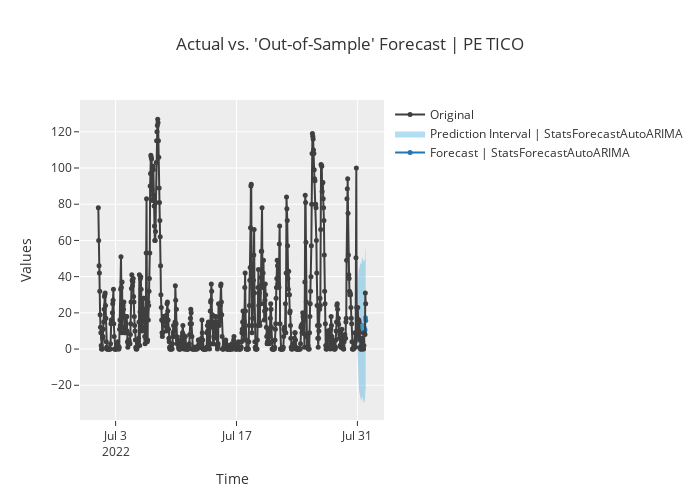

The notebook cell this image was saved under:
### Code cell
fig_kwargs={'renderer': 'jupyterlab', 'height': 500}
plot_model(model, fig_kwargs = fig_kwargs)

### Figure 1 — Plotly figure (JSON) as saved in the notebook; plotly's stock layout.template omitted (floating-point values rounded to 4 significant figures; data arrays with more than 128 entries replaced by an {"elided": "..."} marker saying what was removed)
{"data": [{"line": {"color": "#1f77b4"}, "marker": {"size": 5}, "mode": "lines+markers", "name": "Forecast | StatsForecastAutoARIMA", "showlegend": true, "type": "scatter", "x": ["2022-07-31T00:00:00", "2022-07-31T01:00:00", "2022-07-31T02:00:00", "2022-07-31T03:00:00", "2022-07-31T04:00:00", "2022-07-31T05:00:00", "2022-07-31T06:00:00", "2022-07-31T07:00:00", "2022-07-31T08:00:00", "2022-07-31T09:00:00", "2022-07-31T10:00:00", "2022-07-31T11:00:00", "2022-07-31T12:00:00", "2022-07-31T13:00:00", "2022-07-31T14:00:00", "2022-07-31T15:00:00", "2022-07-31T16:00:00", "2022-07-31T17:00:00", "2022-07-31T18:00:00", "2022-07-31T19:00:00", "2022-07-31T20:00:00", "2022-07-31T21:00:00", "2022-07-31T22:00:00", "2022-07-31T23:00:00"], "y": [17.09, 14.47, 15.4, 12.12, 12.24, 10.94, 11.01, 10.74, 10.74, 11.16, 9.974, 9.519, 11.42, 11.48, 13.19, 12.19, 11.44, 11.02, 9.134, 11.77, 10.21, 10.68, 17.31, 15.78]}, {"line": {"width": 0}, "marker": {"color": "#68BBE3"}, "mode": "lines", "name": "Lower Interval", "showlegend": false, "type": "scatter", "x": ["2022-07-31T00:00:00", "2022-07-31T01:00:00", "2022-07-31T02:00:00", "2022-07-31T03:00:00", "2022-07-31T04:00:00", "2022-07-31T05:00:00", "2022-07-31T06:00:00", "2022-07-31T07:00:00", "2022-07-31T08:00:00", "2022-07-31T09:00:00", "2022-07-31T10:00:00", "2022-07-31T11:00:00", "2022-07-31T12:00:00", "2022-07-31T13:00:00", "2022-07-31T14:00:00", "2022-07-31T15:00:00", "2022-07-31T16:00:00", "2022-07-31T17:00:00", "2022-07-31T18:00:00", "2022-07-31T19:00:00", "2022-07-31T20:00:00", "2022-07-31T21:00:00", "2022-07-31T22:00:00", "2022-07-31T23:00:00"], "y": [0.9043, -9.787, -12.74, -18.76, -20.65, -23.47, -24.55, -25.72, -26.42, -26.54, -28.15, -28.94, -27.3, -27.45, -25.91, -27.03, -27.88, -28.39, -30.34, -27.76, -29.36, -28.91, -22.31, -23.87]}, {"fill": "tonexty", "fillcolor": "rgba(104,187,227,0.5)", "line": {"width": 0}, "marker": {"color": "#68BBE3"}, "mode": "lines", "name": "Prediction Interval | StatsForecastAutoARIMA", "showlegend": true, "type": "scatter", "x": ["2022-07-31T00:00:00", "2022-07-31T01:00:00", "2022-07-31T02:00:00", "2022-07-31T03:00:00", "2022-07-31T04:00:00", "2022-07-31T05:00:00", "2022-07-31T06:00:00", "2022-07-31T07:00:00", "2022-07-31T08:00:00", "2022-07-31T09:00:00", "2022-07-31T10:00:00", "2022-07-31T11:00:00", "2022-07-31T12:00:00", "2022-07-31T13:00:00", "2022-07-31T14:00:00", "2022-07-31T15:00:00", "2022-07-31T16:00:00", "2022-07-31T17:00:00", "2022-07-31T18:00:00", "2022-07-31T19:00:00", "2022-07-31T20:00:00", "2022-07-31T21:00:00", "2022-07-31T22:00:00", "2022-07-31T23:00:00"], "y": [32.82, 38.03, 42.74, 42.12, 44.2, 44.38, 45.57, 46.17, 46.84, 47.79, 47.02, 46.89, 49.04, 49.3, 51.17, 50.3, 49.66, 49.31, 47.49, 50.17, 48.65, 49.16, 55.81, 54.3]}, {"marker": {"color": "#3f3f3f", "size": 5}, "mode": "lines+markers", "name": "Original", "showlegend": true, "type": "scatter", "x": {"elided": "744 str values"}, "y": {"elided": "744 float values"}}], "layout": {"autosize": false, "height": 500, "showlegend": true, "title": {"text": "Actual vs. 'Out-of-Sample' Forecast | PE TICO"}, "width": 700, "xaxis": {"autorange": true, "range": ["2022-06-28 20:18:02.3268", "2022-08-03 02:41:57.6732"], "title": {"text": "Time"}, "type": "date"}, "yaxis": {"autorange": true, "range": [-39.18, 137.6], "title": {"text": "Values"}, "type": "linear"}}}
